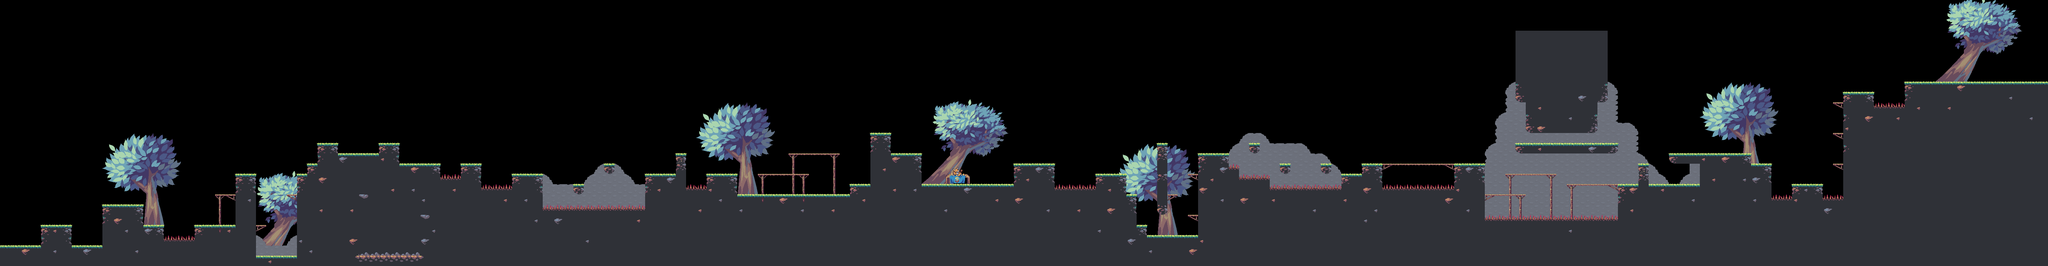

Below is a game level as drawn by its tile map, then a one-line description and the .tmx that defines it (tile-layer data replaced by summaries):
An orthogonal 200x26 tile map with 32x32 px tiles, 7 tile layers (Trees, Back, Block, Detail, ...) and 123 objects.

<map version="1.0" orientation="orthogonal" renderorder="right-down" width="200" height="26" tilewidth="32" tileheight="32" nextobjectid="149">
 <properties>
  <property name="BGM" value="AngevinB" />
  <property name="Completion Time" value="00:01:45" />
 </properties>
 <tileset firstgid="1" name="Tile" tilewidth="32" tileheight="32" tilecount="408" columns="12">
  <image source="../imgs/tilesets/Tileset.png" width="384" height="1088" />
 </tileset>
 <layer name="Trees" width="200" height="26" offsetx="32" offsety="0">
  <data>[5200 cells, 539 non-empty, 164 distinct tile ids]</data>
 </layer>
 <layer name="Back" width="200" height="26">
  <data>[5200 cells, 1684 non-empty, 8 distinct tile ids]</data>
 </layer>
 <layer name="Block" width="200" height="26">
  <data>[5200 cells, 336 non-empty, 15 distinct tile ids]</data>
 </layer>
 <layer name="Detail" width="200" height="26">
  <data>[5200 cells, 180 non-empty, 21 distinct tile ids]</data>
 </layer>
 <layer name="Grass" width="200" height="26">
  <data>[5200 cells, 210 non-empty, 5 distinct tile ids]</data>
 </layer>
 <layer name="Spikes" width="200" height="26">
  <data>[5200 cells, 62 non-empty, 1 distinct tile ids]</data>
 </layer>
 <layer name="Platform" width="200" height="26">
  <data>[5200 cells, 41 non-empty, 1 distinct tile ids]</data>
 </layer>
 <objectgroup name="Coins">
  <object id="3" gid="104" x="1184" y="800" width="32" height="32" />
  <object id="4" gid="104" x="1216" y="800" width="32" height="32" />
  <object id="8" gid="104" x="1248" y="768" width="32" height="32" />
  <object id="9" gid="104" x="1216" y="768" width="32" height="32" />
  <object id="10" gid="104" x="1152" y="768" width="32" height="32" />
  <object id="11" gid="104" x="1184" y="768" width="32" height="32" />
  <object id="13" gid="104" x="1120" y="736" width="32" height="32" />
  <object id="14" gid="104" x="1152" y="736" width="32" height="32" />
  <object id="15" gid="104" x="1216" y="736" width="32" height="32" />
  <object id="16" gid="104" x="1184" y="736" width="32" height="32" />
  <object id="17" gid="104" x="1248" y="736" width="32" height="32" />
  <object id="18" gid="104" x="1280" y="736" width="32" height="32" />
  <object id="19" gid="104" x="1280" y="704" width="32" height="32" />
  <object id="20" gid="104" x="1248" y="704" width="32" height="32" />
  <object id="23" gid="104" x="1152" y="704" width="32" height="32" />
  <object id="24" gid="104" x="1120" y="704" width="32" height="32" />
  <object id="25" gid="104" x="1120" y="672" width="32" height="32" />
  <object id="30" gid="104" x="1280" y="672" width="32" height="32" />
  <object id="31" gid="104" x="1152" y="800" width="32" height="32" />
  <object id="32" gid="104" x="1248" y="800" width="32" height="32" />
  <object id="33" gid="104" x="1120" y="768" width="32" height="32" />
  <object id="34" gid="104" x="1280" y="768" width="32" height="32" />
  <object id="35" gid="104" x="896" y="800" width="32" height="32" />
  <object id="36" gid="104" x="864" y="800" width="32" height="32" />
  <object id="37" gid="104" x="832" y="800" width="32" height="32" />
  <object id="38" gid="104" x="800" y="800" width="32" height="32" />
  <object id="40" gid="104" x="1344" y="512" width="32" height="32" />
  <object id="41" gid="104" x="1376" y="480" width="32" height="32" />
  <object id="42" gid="104" x="1408" y="480" width="32" height="32" />
  <object id="43" gid="104" x="1440" y="512" width="32" height="32" />
  <object id="44" gid="104" x="1600" y="544" width="32" height="32" />
  <object id="45" gid="104" x="1632" y="544" width="32" height="32" />
  <object id="46" gid="104" x="1664" y="544" width="32" height="32" />
  <object id="47" gid="104" x="1792" y="576" width="32" height="32" />
  <object id="48" gid="104" x="1888" y="512" width="32" height="32" />
  <object id="52" gid="104" x="2336" y="608" width="32" height="32" />
  <object id="53" gid="104" x="2368" y="608" width="32" height="32" />
  <object id="54" gid="104" x="2400" y="608" width="32" height="32" />
  <object id="55" gid="104" x="2464" y="544" width="32" height="32" />
  <object id="56" gid="104" x="2496" y="544" width="32" height="32" />
  <object id="57" gid="104" x="2560" y="480" width="32" height="32" />
  <object id="58" gid="104" x="2592" y="480" width="32" height="32" />
  <object id="59" gid="104" x="2720" y="416" width="32" height="32" />
  <object id="60" gid="104" x="2752" y="416" width="32" height="32" />
  <object id="62" gid="104" x="3520" y="544" width="32" height="32" />
  <object id="63" gid="104" x="3520" y="576" width="32" height="32" />
  <object id="64" gid="104" x="3552" y="640" width="32" height="32" />
  <object id="65" gid="104" x="3552" y="672" width="32" height="32" />
  <object id="66" gid="104" x="3552" y="704" width="32" height="32" />
  <object id="67" gid="104" x="3616" y="448" width="32" height="32" />
  <object id="68" gid="104" x="3616" y="416" width="32" height="32" />
  <object id="69" gid="104" x="3616" y="384" width="32" height="32" />
  <object id="70" gid="104" x="3744" y="480" width="32" height="32" />
  <object id="71" gid="104" x="3776" y="480" width="32" height="32" />
  <object id="72" gid="104" x="3808" y="480" width="32" height="32" />
  <object id="73" gid="104" x="3904" y="448" width="32" height="32" />
  <object id="74" gid="104" x="4000" y="512" width="32" height="32" />
  <object id="75" gid="104" x="4128" y="512" width="32" height="32" />
  <object id="76" gid="104" x="4352" y="512" width="32" height="32" />
  <object id="77" gid="104" x="4384" y="512" width="32" height="32" />
  <object id="78" gid="104" x="4416" y="512" width="32" height="32" />
  <object id="79" gid="104" x="4448" y="512" width="32" height="32" />
  <object id="80" gid="104" x="4480" y="512" width="32" height="32" />
  <object id="81" gid="104" x="4832" y="448" width="32" height="32" />
  <object id="82" gid="104" x="4864" y="448" width="32" height="32" />
  <object id="83" gid="104" x="4896" y="448" width="32" height="32" />
  <object id="84" gid="104" x="4928" y="448" width="32" height="32" />
  <object id="85" gid="104" x="4800" y="448" width="32" height="32" />
  <object id="86" gid="104" x="4736" y="544" width="32" height="32" />
  <object id="87" gid="104" x="4768" y="544" width="32" height="32" />
  <object id="88" gid="104" x="4800" y="544" width="32" height="32" />
  <object id="89" gid="104" x="5120" y="512" width="32" height="32" />
  <object id="90" gid="104" x="5152" y="576" width="32" height="32" />
  <object id="91" gid="104" x="5184" y="576" width="32" height="32" />
  <object id="92" gid="104" x="5248" y="480" width="32" height="32" />
  <object id="93" gid="104" x="5280" y="480" width="32" height="32" />
  <object id="94" gid="104" x="5312" y="480" width="32" height="32" />
  <object id="95" gid="104" x="5344" y="480" width="32" height="32" />
  <object id="96" gid="104" x="5632" y="576" width="32" height="32" />
  <object id="97" gid="104" x="5632" y="544" width="32" height="32" />
  <object id="98" gid="104" x="5632" y="512" width="32" height="32" />
  <object id="99" gid="104" x="5792" y="288" width="32" height="32" />
  <object id="100" gid="104" x="5760" y="288" width="32" height="32" />
  <object id="101" gid="104" x="5792" y="288" width="32" height="32" />
  <object id="102" gid="104" x="5824" y="288" width="32" height="32" />
  <object id="103" gid="104" x="352" y="640" width="32" height="32" />
  <object id="104" gid="104" x="384" y="640" width="32" height="32" />
  </objectgroup>
 <objectgroup name="Enemies">
  <!-- 29 objects omitted --></objectgroup>
 <objectgroup name="Player Spawn">
  <!-- 1 objects omitted --></objectgroup>
 <objectgroup name="Shops">
  <!-- 3 objects omitted --></objectgroup>
 <objectgroup name="Checkpoints">
  <!-- 2 objects omitted --></objectgroup>
</map>
<!-- 36 of 123 objects omitted -->
